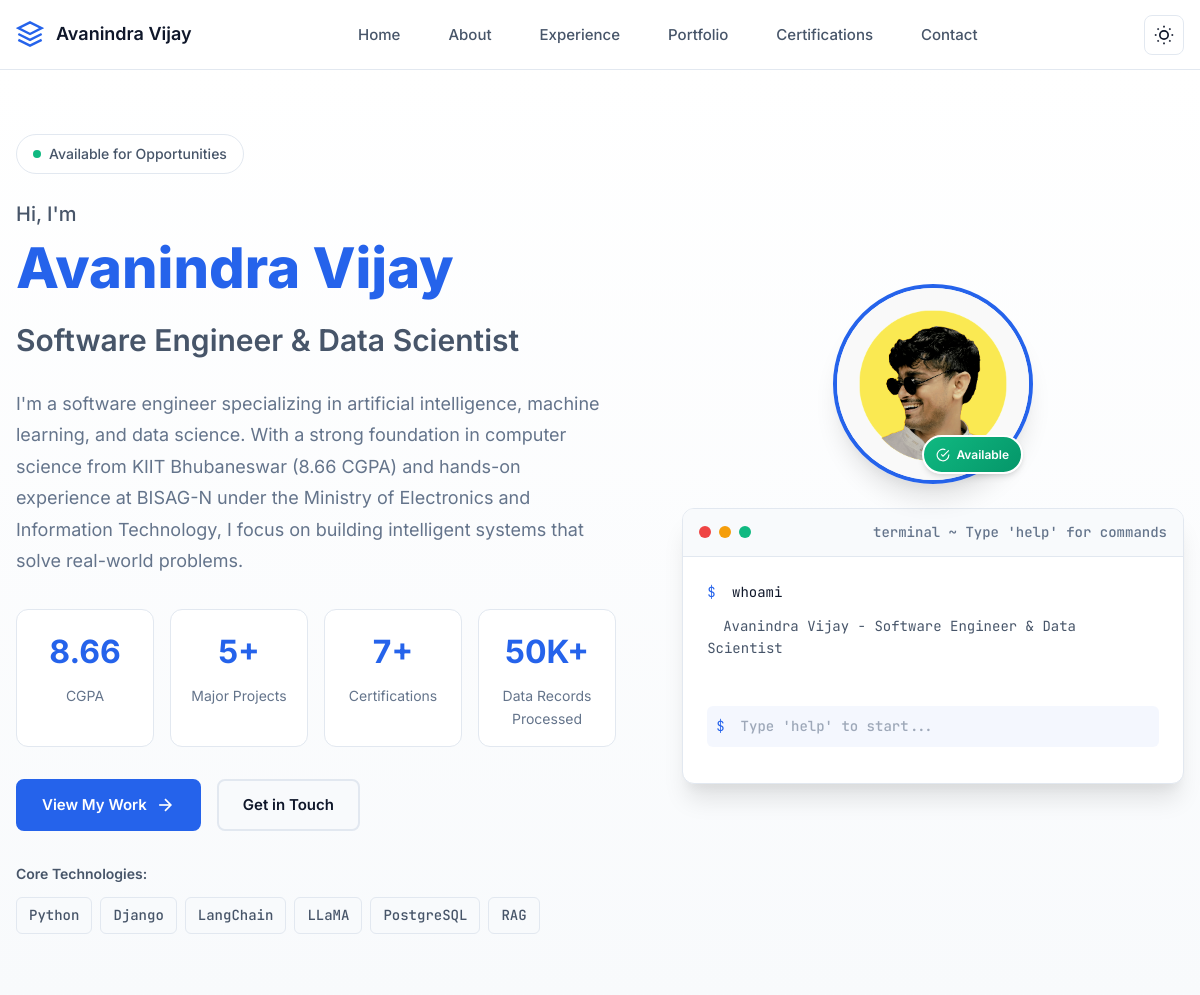
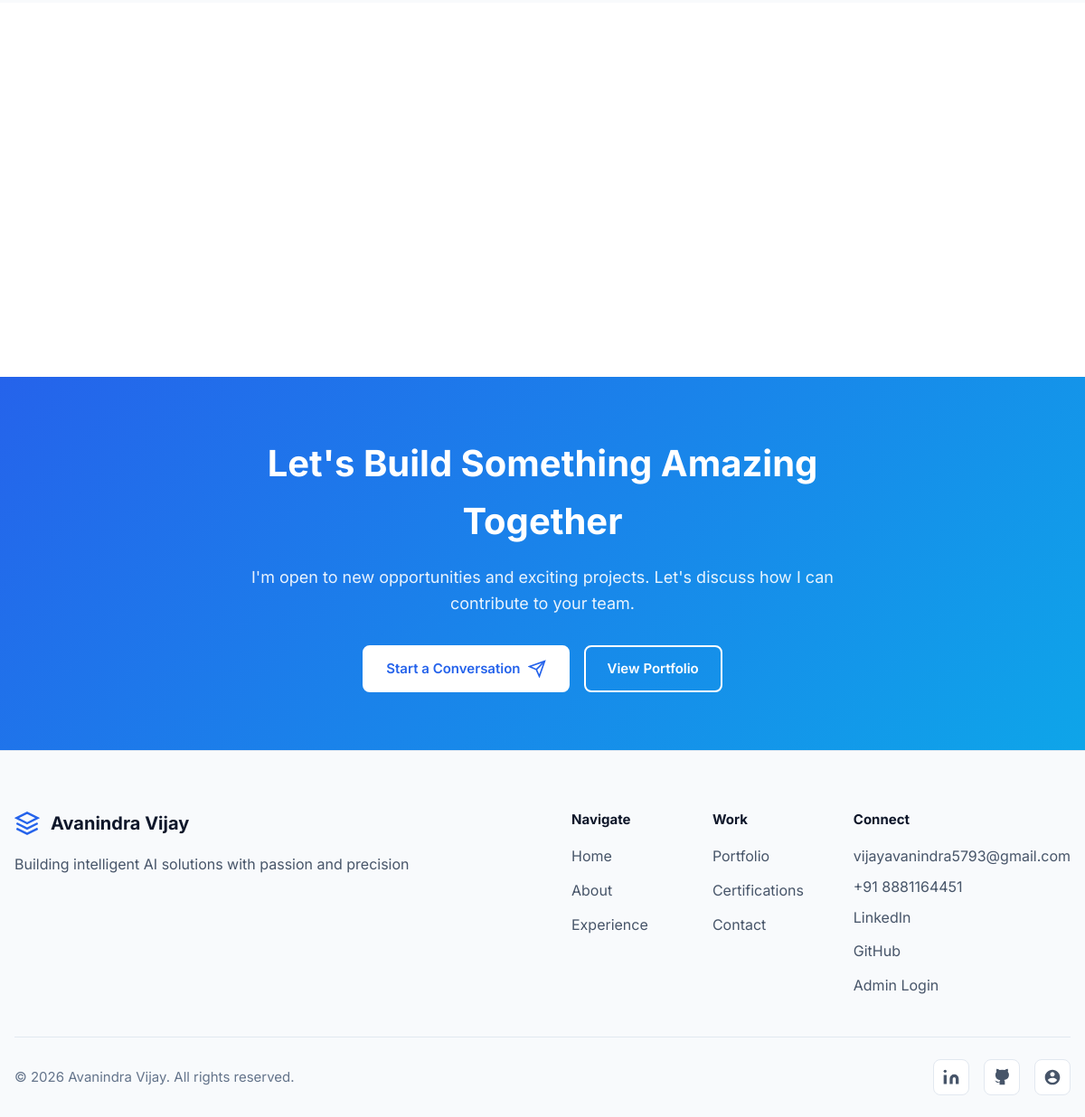
The page / on the database its author committed (2 pictures, top to bottom).
### app/models.py (models this page shows, shortened)
class Profile(models.Model):
    name = models.CharField(max_length=100, default="Avanindra Vijay")
    title = models.CharField(max_length=200, default="Software Engineer & Data Scientist")
    email = models.EmailField(default="vijayavanindra5793@gmail.com")
    phone = models.CharField(max_length=20, default="+91 8881164451")
    location = models.CharField(max_length=100, default="Delhi, India")
    linkedin_url = models.URLField(blank=True, null=True)
    github_url = models.URLField(blank=True, null=True)
    resume_url = models.URLField(blank=True, null=True)
    about_intro = models.TextField(help_text="First paragraph of about section")
    about_details = models.TextField(help_text="Detailed description")
    about_current = models.TextField(help_text="What you're currently doing")
    cgpa = models.DecimalField(max_digits=4, decimal_places=2, default=8.66)
    projects_count = models.IntegerField(default=5)
    certifications_count = models.IntegerField(default=7)
    data_records_processed = models.CharField(max_length=20, default="50K+")
    available_for_work = models.BooleanField(default=True)
    updated_at = models.DateTimeField(auto_now=True)
    class Meta:
        verbose_name = "Profile"
        verbose_name_plural = "Profile"

class TechStack(models.Model):
    name = models.CharField(max_length=50)
    order = models.IntegerField(default=0)
    is_active = models.BooleanField(default=True)
    class Meta:
        ordering = ['order']
        verbose_name = "Tech Stack Item"
        verbose_name_plural = "Tech Stack"

### app/views.py (the view)
# urls.py: path('', views.home, name='home'),
def home(request):
    context = get_profile_context()
    context.update({
        'tech_stack': TechStack.objects.filter(is_active=True),
        'highlights': Highlight.objects.filter(is_active=True)[:3],
    })
    return render(request, 'home.html', context)

### app/views.py (called while the page is built)
def get_profile_context():
    try:
        profile = Profile.objects.first()
    except Profile.DoesNotExist:
        profile = None
    return {'profile': profile}

### templates/home.html (shortened to what this page needs)
{% extends "base.html" %}
{% block content %}
<section class="hero-section">
    <div class="container">
        <div class="hero-content">
            <div class="hero-badge">
                <span class="badge-dot"></span>
                <span class="badge-text">
                    {% if profile and profile.available_for_work %}
                        Available for Opportunities
                    {% else %}
                        Available for Opportunities
                    {% endif %}
                </span>
            </div>
            <h1 class="hero-title">
                <span class="title-greeting">Hi, I'm</span>
                <span class="title-name">{% if profile %}{{ profile.name }}{% else %}Avanindra Vijay{% endif %}</span>
            </h1>
            <p class="hero-subtitle">{% if profile %}{{ profile.title }}{% else %}Software Engineer & Data Scientist{% endif %}</p>
            <p class="hero-description">
                {% if profile %}
                    {{ profile.about_intro }}
                {% else %}
                    Specializing in AI-powered solutions, machine learning, and data analytics.
                    Currently building intelligent LLM systems at BISAG-N (MeitY), with expertise
                    in RAG pipelines, conversational AI, and full-stack development.
                {% endif %}
            </p>
            <div class="hero-stats">
                <div class="stat-item">
                    <div class="stat-value">{% if profile %}{{ profile.cgpa }}{% else %}8.66{% endif %}</div>
                    <div class="stat-label">CGPA</div>
                </div>
                <div class="stat-item">
                    <div class="stat-value">{% if profile %}{{ profile.projects_count }}{% else %}5{% endif %}+</div>
                    <div class="stat-label">Major Projects</div>
                </div>
                <div class="stat-item">
                    <div class="stat-value">{% if profile %}{{ profile.certifications_count }}{% else %}7{% endif %}+</div>
                    <div class="stat-label">Certifications</div>
                </div>
                <div class="stat-item">
                    <div class="stat-value">{% if profile %}{{ profile.data_records_processed }}{% else %}50K+{% endif %}</div>
                    <div class="stat-label">Data Records Processed</div>
                </div>
            </div>
            <div class="hero-actions">
                <a href="/portfolio" class="btn btn-primary">
                    <span>View My Work</span>
                    <svg width="20" height="20" viewBox="0 0 24 24" fill="none" stroke="currentColor" stroke-width="2">
                        <line x1="5" y1="12" x2="19" y2="12"></line>
                        <polyline points="12 5 19 12 12 19"></polyline>
                    </svg>
                </a>
                <a href="/contact" class="btn btn-secondary">
                    <span>Get in Touch</span>
                </a>
            </div>
            <div class="hero-tech-stack">
                <span class="tech-label">Core Technologies:</span>
                <div class="tech-items">
                    {% if tech_stack %}
                        {% for tech in tech_stack %}
                            <span class="tech-item">{{ tech.name }}</span>
                        {% endfor %}
                    {% endif %}
                </div>
            </div>
        </div>
        <div class="hero-visual">
            <div class="profile-image-container">
                <img src="/static/images/profile.png" alt="{% if profile %}{{ profile.name }}{% else %}Avanindra Vijay{% endif %}" class="profile-image">
                <div class="profile-badge">
                    <svg width="16" height="16" viewBox="0 0 24 24" fill="none" stroke="currentColor" stroke-width="2">
                        <path d="M22 11.08V12a10 10 0 1 1-5.93-9.14"></path>
                        <polyline points="22 4 12 14.01 9 11.01"></polyline>
                    </svg>
                    <span>Available</span>
                </div>
            </div>
            <div class="visual-card">
                <div class="card-header">
                    <div class="card-dots">
                        <span></span>
                        <span></span>
                        <span></span>
                    </div>
                    <span class="card-title">terminal ~ Type 'help' for commands</span>
                </div>
                <div class="card-content" id="terminalContent">
                    <div class="terminal-line">
                        <span class="terminal-prompt">$</span>
                        <span class="terminal-text"> whoami</span>
                    </div>
                    <div class="terminal-line">
                        <span class="terminal-output">{% if profile %}{{ profile.name }}{% else %}Avanindra Vijay{% endif %} - Software Engineer & Data Scientist</span>
                    </div>
                    <div class="terminal-line">
                    </div>
                    <div class="terminal-line terminal-input-line">
                        <span class="terminal-prompt">$</span>
                        <input type="text" class="terminal-input" id="terminalInput" placeholder="Type 'help' to start..." autocomplete="off" spellcheck="false">
                    </div>
                </div>
            </div>
        </div>
    </div>
</section>
<section class="home-highlights">
    <div class="container">
        <div class="highlights-grid">
        </div>
    </div>
</section>
<section class="home-cta">
    <div class="container">
        <div class="cta-content">
            <h2>Let's Build Something Amazing Together</h2>
            <p>I'm open to new opportunities and exciting projects. Let's discuss how I can contribute to your team.</p>
            <div class="cta-actions">
                <a href="/contact" class="btn btn-primary">
                    <span>Start a Conversation</span>
                    <svg width="20" height="20" viewBox="0 0 24 24" fill="none" stroke="currentColor" stroke-width="2">
                        <line x1="22" y1="2" x2="11" y2="13"></line>
                        <polygon points="22 2 15 22 11 13 2 9 22 2"></polygon>
                    </svg>
                </a>
                <a href="/portfolio" class="btn btn-outline">View Portfolio</a>
            </div>
        </div>
    </div>
</section>
{% endblock %}

### templates/base.html (shortened to what this page needs)
<!DOCTYPE html>
<html lang="en">
<head>
    <link rel="stylesheet" href="/static/css/style.css">
</head>
<body>
    <header class="header">
        <div class="container">
            <a href="/" class="nav-brand">
                <div class="brand-icon">
                    <svg viewBox="0 0 24 24" fill="none" stroke="currentColor" stroke-width="2">
                        <path d="M12 2L2 7l10 5 10-5-10-5z"></path>
                        <path d="M2 17l10 5 10-5M2 12l10 5 10-5"></path>
                    </svg>
                </div>
                <span class="brand-text">{% if profile %}{{ profile.name }}{% else %}Avanindra Vijay{% endif %}</span>
            </a>
            <nav class="nav-desktop">
                <a href="/" class="nav-link">Home</a>
                <a href="/about" class="nav-link">About</a>
                <a href="/experience" class="nav-link">Experience</a>
                <a href="/portfolio" class="nav-link">Portfolio</a>
                <a href="/certifications" class="nav-link">Certifications</a>
                <a href="/contact" class="nav-link">Contact</a>
            </nav>
            <div class="nav-actions">
                <button class="theme-toggle" id="themeToggle" aria-label="Toggle theme">
                </button>
            </div>
        </div>
    </header>
    <main class="main-content">
        {% block content %}{% endblock %}
    </main>
    <footer class="footer">
        <div class="container">
            <div class="footer-content">
                <div class="footer-left">
                    <div class="footer-brand">
                        <div class="brand-icon">
                            <svg viewBox="0 0 24 24" fill="none" stroke="currentColor" stroke-width="2">
                                <path d="M12 2L2 7l10 5 10-5-10-5z"></path>
                                <path d="M2 17l10 5 10-5M2 12l10 5 10-5"></path>
                            </svg>
                        </div>
                        <span>{% if profile %}{{ profile.name }}{% else %}Avanindra Vijay{% endif %}</span>
                    </div>
                    <p class="footer-tagline">Building intelligent AI solutions with passion and precision</p>
                </div>
                <div class="footer-links">
                    <div class="footer-column">
                        <h4>Navigate</h4>
                        <a href="/">Home</a>
                        <a href="/about">About</a>
                        <a href="/experience">Experience</a>
                    </div>
                    <div class="footer-column">
                        <h4>Work</h4>
                        <a href="/portfolio">Portfolio</a>
                        <a href="/certifications">Certifications</a>
                        <a href="/contact">Contact</a>
                    </div>
                    <div class="footer-column">
                        <h4>{% if user.is_authenticated %}Admin{% else %}Connect{% endif %}</h4>
                        {% if user.is_authenticated %}
                            <a href="/admin/">Admin Panel</a>
                            <a href="/logout/">Logout</a>
                            <span class="footer-user">Logged in as: {{ user.username }}</span>
                        {% else %}
                            <span style="display: block; margin-bottom: 8px; color: var(--text-secondary);">{% if profile %}{{ profile.email }}{% else %}vijayavanindra5793@gmail.com{% endif %}</span>
                            <span style="display: block; margin-bottom: 8px; color: var(--text-secondary);">{% if profile %}{{ profile.phone }}{% else %}+91 8881164451{% endif %}</span>
                            {% if profile and profile.linkedin_url %}
                                <a href="{{ profile.linkedin_url }}" target="_blank" rel="noopener noreferrer">LinkedIn</a>
                            {% else %}
                                <a href="https://www.linkedin.com/in/vijayavanindra/" target="_blank" rel="noopener noreferrer">LinkedIn</a>
                            {% endif %}
                            {% if profile and profile.github_url %}
                                <a href="{{ profile.github_url }}" target="_blank" rel="noopener noreferrer">GitHub</a>
                            {% else %}
                                <a href="https://github.com/AvanindraVijay" target="_blank" rel="noopener noreferrer">GitHub</a>
                            {% endif %}
                            <a href="/login/">Admin Login</a>
                        {% endif %}
                    </div>
                </div>
            </div>
            <div class="footer-bottom">
                <p>&copy; 2026 {% if profile %}{{ profile.name }}{% else %}Avanindra Vijay{% endif %}. All rights reserved.</p>
                <div class="footer-social">
                    {% if profile and profile.linkedin_url %}
                        <a href="{{ profile.linkedin_url }}" target="_blank" rel="noopener noreferrer" aria-label="LinkedIn">
                    {% else %}
                        <a href="https://www.linkedin.com/in/vijayavanindra/" target="_blank" rel="noopener noreferrer" aria-label="LinkedIn">
                    {% endif %}
                        <svg width="20" height="20" viewBox="0 0 24 24" fill="currentColor">
                            <path d="M16 8a6 6 0 0 1 6 6v7h-4v-7a2 2 0 0 0-2-2 2 2 0 0 0-2 2v7h-4v-7a6 6 0 0 1 6-6z"></path>
                            <rect x="2" y="9" width="4" height="12"></rect>
                            <circle cx="4" cy="4" r="2"></circle>
                        </svg>
                    </a>
                    {% if profile and profile.github_url %}
                        <a href="{{ profile.github_url }}" target="_blank" rel="noopener noreferrer" aria-label="GitHub">
                    {% else %}
                        <a href="https://github.com/AvanindraVijay" target="_blank" rel="noopener noreferrer" aria-label="GitHub">
                    {% endif %}
                    </a>
                    {% if not user.is_authenticated %}
                    <a href="/login/" aria-label="Admin Login" title="Admin Login">
                        <svg width="20" height="20" viewBox="0 0 24 24" fill="currentColor">
                            <path d="M12 2C6.48 2 2 6.48 2 12s4.48 10 10 10 10-4.48 10-10S17.52 2 12 2zm0 3c1.66 0 3 1.34 3 3s-1.34 3-3 3-3-1.34-3-3 1.34-3 3-3zm0 14.2c-2.5 0-4.71-1.28-6-3.22.03-1.99 4-3.08 6-3.08 1.99 0 5.97 1.09 6 3.08-1.29 1.94-3.5 3.22-6 3.22z"/>
                        </svg>
                    </a>
                    {% endif %}
                </div>
            </div>
        </div>
    </footer>
</body>
</html>

### rows shown on the page
Profile: name "Avanindra Vijay", title "Software Engineer & Data Scientist", about_intro "I'm a software engineer specializing in artificial intelligence, machine learning, and data science. With a strong foundation in computer science from KIIT Bhubaneswar (8.66 CGPA) and hands-on experience at BISAG-N under the Ministry of Electronics and Information Technology, I focus on building intelligent systems that solve real-world problems.", cgpa "8.66", projects_count "5", certifications_count "7", data_records_processed "50K+", email "vijayavanindra5793@gmail.com", phone "+91 8881164451"
TechStack: name "Python"
TechStack: name "Django"
TechStack: name "LangChain"
TechStack: name "LLaMA"
TechStack: name "PostgreSQL"
TechStack: name "RAG"
